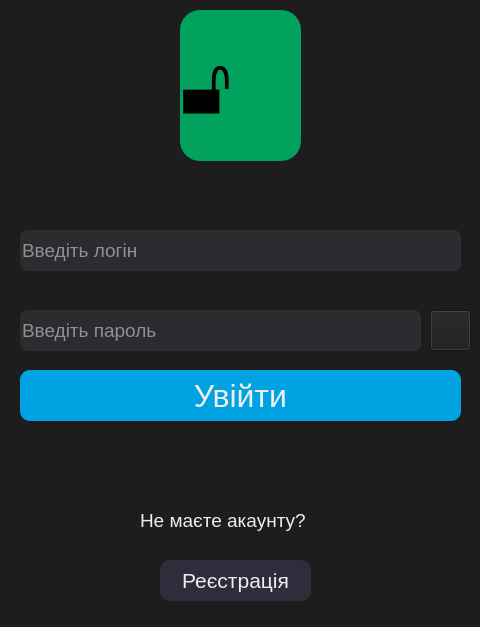
<?xml version="1.0" encoding="UTF-8"?>
<ui version="4.0">
 <class>Dialog</class>
 <widget class="QDialog" name="Dialog">
  <property name="geometry">
   <rect>
    <x>0</x>
    <y>0</y>
    <width>480</width>
    <height>627</height>
   </rect>
  </property>
  <property name="windowTitle">
   <string>Dialog</string>
  </property>
  <property name="styleSheet">
   <string notr="true">background-color: rgb(29, 29, 29);</string>
  </property>
  <widget class="QLineEdit" name="email">
   <property name="geometry">
    <rect>
     <x>20</x>
     <y>230</y>
     <width>441</width>
     <height>41</height>
    </rect>
   </property>
   <property name="styleSheet">
    <string notr="true">color: rgb(243, 243, 243);
font-size:14pt;
background-color: rgba(47,49,52,200);
border-radius:7px;
border-bottom-color:rgba(46,82,101,255)
</string>
   </property>
   <property name="text">
    <string/>
   </property>
   <property name="placeholderText">
    <string>Введіть логін</string>
   </property>
  </widget>
  <widget class="QLineEdit" name="password">
   <property name="geometry">
    <rect>
     <x>20</x>
     <y>310</y>
     <width>401</width>
     <height>41</height>
    </rect>
   </property>
   <property name="styleSheet">
    <string notr="true">color: rgb(243, 243, 243);
font-size:14pt;
background-color: rgba(47,49,52,200);
border-radius:7px;
border-bottom-color:rgba(46,82,101,255)</string>
   </property>
   <property name="placeholderText">
    <string>Введіть пароль</string>
   </property>
  </widget>
  <widget class="QPushButton" name="loginbutton">
   <property name="geometry">
    <rect>
     <x>20</x>
     <y>370</y>
     <width>441</width>
     <height>51</height>
    </rect>
   </property>
   <property name="styleSheet">
    <string notr="true">QPushButton {
	background-color: rgb(0, 162, 226);
	color: rgb(238, 238, 238);
	font-size:24pt;
	border-radius: 10px;
}
QPushButton:hover{
    background-color: rgb(50, 130, 148);
}
QPushButton:pressed{
    background-color: rgb(145, 118, 148);
}</string>
   </property>
   <property name="text">
    <string>Увійти</string>
   </property>
  </widget>
  <widget class="QLabel" name="label_4">
   <property name="geometry">
    <rect>
     <x>140</x>
     <y>500</y>
     <width>211</width>
     <height>41</height>
    </rect>
   </property>
   <property name="styleSheet">
    <string notr="true">color: rgb(238, 238, 238);
font-size:14pt;
</string>
   </property>
   <property name="text">
    <string>Не маєте акаунту?</string>
   </property>
  </widget>
  <widget class="QPushButton" name="registerbutton">
   <property name="geometry">
    <rect>
     <x>160</x>
     <y>560</y>
     <width>151</width>
     <height>41</height>
    </rect>
   </property>
   <property name="styleSheet">
    <string notr="true">QPushButton {
	color: rgb(238, 238, 238);
	border-radius: 10px;
	background-color: rgb(45, 45, 59);
	font-size:16pt;
}
QPushButton:hover{
	background-color: rgb(20, 45, 70);
}
QPushButton:pressed{
	background-color: rgb(45, 45, 59);
}</string>
   </property>
   <property name="text">
    <string>Реєстрація</string>
   </property>
  </widget>
  <widget class="QLabel" name="label_5">
   <property name="geometry">
    <rect>
     <x>180</x>
     <y>10</y>
     <width>121</width>
     <height>151</height>
    </rect>
   </property>
   <property name="font">
    <font>
     <pointsize>60</pointsize>
    </font>
   </property>
   <property name="styleSheet">
    <string notr="true">background-color: rgb(0, 162, 93);
border-radius: 20px;
</string>
   </property>
   <property name="text">
    <string>🔓︎</string>
   </property>
  </widget>
  <widget class="QLabel" name="errorla">
   <property name="geometry">
    <rect>
     <x>30</x>
     <y>440</y>
     <width>431</width>
     <height>41</height>
    </rect>
   </property>
   <property name="styleSheet">
    <string notr="true">color: rgb(255, 39, 32);
font-size:16pt;
</string>
   </property>
   <property name="text">
    <string/>
   </property>
  </widget>
  <widget class="QPushButton" name="hidebutton">
   <property name="geometry">
    <rect>
     <x>430</x>
     <y>310</y>
     <width>41</width>
     <height>41</height>
    </rect>
   </property>
   <property name="styleSheet">
    <string notr="true"/>
   </property>
   <property name="text">
    <string/>
   </property>
   <property name="icon">
    <iconset>
     <normaloff>eye.png</normaloff>eye.png</iconset>
   </property>
   <property name="iconSize">
    <size>
     <width>33</width>
     <height>33</height>
    </size>
   </property>
   <property name="default">
    <bool>false</bool>
   </property>
  </widget>
 </widget>
 <resources/>
 <connections/>
</ui>
